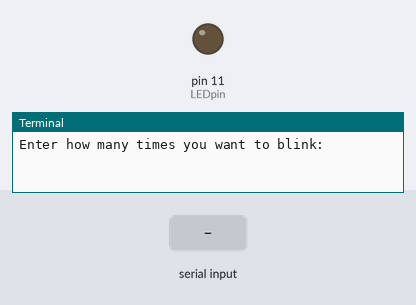
Bench run of a program on a simulated Raspberry Pi (header pin numbers). On the bench: output pins drawn as LEDs (lit = HIGH), the last lines printed to the terminal. The inputs (shaded band) are chosen by the test bench.

Above: at 1.2 s.
1.3 s: "5" typed at the terminal, then Enter
2.8 s: "90" typed at the terminal, then Enter
At 3.2 s:
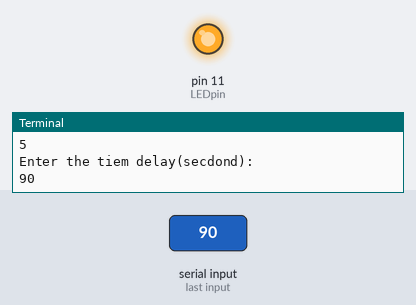
Timing chart, 0 to 5.8 s (numbered marks = the images above; inputs shaded):
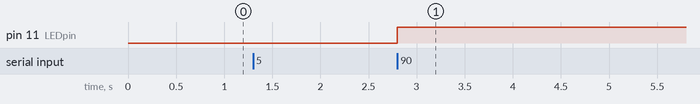

Measured:
- after the input at 2.8 s, pin 11 (LEDpin): LOW → HIGH at once

The program:

01Simple_LED_Blink_with_input_from_user.py
```python
import RPi.GPIO as GPIO
import time

LEDpin = 11

GPIO.setmode(GPIO.BOARD)
GPIO.setup(LEDpin,GPIO.OUT)

ON = True
OFF = False

Blink_number = int(input("Enter how many times you want to blink: "))

Blink_delay = float(input("Enter the tiem delay(secdond): "))


for i in range (0,Blink_number):
	GPIO.output(LEDpin,ON)
	time.sleep(Blink_delay)
	GPIO.output(LEDpin,OFF)
	time.sleep(Blink_delay)

GPIO.cleanup()
```
